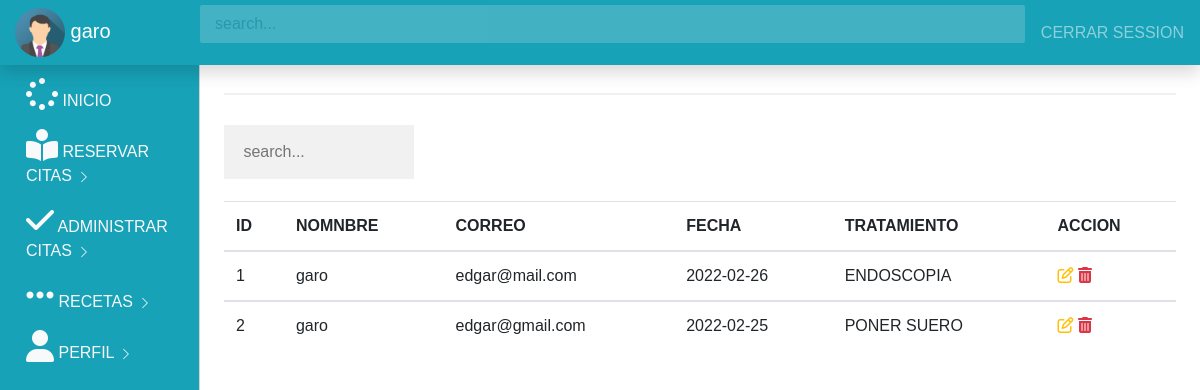
/manage (signed in), run on the app's committed database.
### index.py (models this page shows, shortened)
class User(UserMixin,db.Model):
    id = db.Column(db.Integer,primary_key =True)
    username = db.Column(db.String(100))
    email = db.Column(db.String(100),unique =True)
    password = db.Column(db.String(100))
    doctor = db.Column(db.Boolean)
    admin = db.Column(db.Boolean)
    work = db.Column(db.String(100))
    country = db.Column(db.String(100))
    image = db.Column(db.String(100))
    tratamiento = db.Column(db.String(100))
    @property
    def unhashed_password(self):
         raise AttributeError('cannot view unhased password')
    appointment_by  = db.relationship('Appointments',
    foreign_keys ='Appointments.asked_by_id',
    backref = 'asker',
    lazy=True
    )
    Receive_by  = db.relationship('Notiication',
    foreign_keys ='Notiication.receive_by_id',
    backref = 'reciever',
    lazy=True
    )
    Sender_by  = db.relationship('Notiication',
    foreign_keys ='Notiication.doctor_id',
    backref = 'sender',
    lazy=True
    )
    answers_requested  = db.relationship('Appointments',
    foreign_keys ='Appointments.doctor_id',
    backref = 'expert',
    lazy=True
    )

class Appointments(db.Model):
    id = db.Column(db.Integer,primary_key =True)
    name = db.Column(db.String(100))
    email = db.Column(db.String(100))
    date = db.Column(db.String(100))
    tratamiento = db.Column(db.String(100))
    asked_by_id = db.Column(db.Integer,db.ForeignKey('user.id'))
    doctor_id = db.Column(db.Integer,db.ForeignKey('user.id'))

### index.py (the view)
@app.route('/manage')
def manage():
     roww = db.session.query(Appointments.doctor_id == current_user.id).count()
     experties = User.query.filter_by(doctor =True).all()
     all_appointees = Appointments.query.filter_by(asked_by_id = current_user.id).all()
     admin_appointees = Appointments.query.all()
     owner = User.query.filter_by(email=current_user.email,password=current_user.password,admin=False,doctor =False).first()
     if not owner:
          flash("Kindly login as patient!")
          return redirect(url_for('home'))
     else:
          return render_template('manage.html' ,appointees = all_appointees,experts = experties,roww=roww)

### index.py (called while the page is built)
@login_manager.user_loader
def load_user(user_id):
     return User.query.get(int(user_id))

### templates/manage.html (shortened to what this page needs)
{% include 'plane_dash.html' %}
{% block body %}
<main role="main" class="col-md-9 ml-sm-auto col-lg-10 px-4">
    <hr>
                 <table class=" table table-hover">
                     <input type="text" id="mySearch" placeholder=" search..." style="width: 20%;">
                <thead>
                    <tr>
                    <th>ID</th>
                    <th>NOMNBRE</th>
                    <th>CORREO</th>
                    <th>FECHA</th>
                    <th>TRATAMIENTO</th>
                    <th>ACCION</th>
                </tr>
            </thead>
                {% for row in appointees %}
                <tbody id="myTable" >
                    <tr>
                    <td> {{row.id}}</td>
                    <td> {{row.name}}</td>
                    <td> {{row.email}}</td>
                    <td> {{row.date}}</td>
                    <td> {{row.tratamiento}}</td>
                    <td>
                        <a  class="text-warning" data-toggle="modal" href="/update/{{row.id}}" data-target="#modaledit{{row.id}}">
                            <i class ="	fa fa-edit fa-3"></i>
                        </a>
                        <a href="/delete/{{row.id}}" class="text-danger">
                            <i class ="	fa fa-trash fa-3"></i>
                        </a>
                    </td>
                </tr>
                </tbody>
                {% endfor %}
                 </table>
</main>
{% endblock %}

### templates/plane_dash.html (shortened to what this page needs)
<!doctype html>
<html lang="en">
  <head>
    <link rel="stylesheet" href="https://stackpath.bootstrapcdn.com/bootstrap/4.5.2/css/bootstrap.min.css">
    <link rel="stylesheet" href="/static/css/dashboard.css">
    <link rel="stylesheet" href="https://cdn.datatables.net/1.10.22/css/jquery.dataTables.min.css">
  </head>
  <body> {%block body%}
    <nav class="navbar navbar-dark bg-info fixed-top flex-md-nowrap p-0 shadow">
        <a class="navbar-brand col-sm-3 col-md-2 mr-0" href="#">
          <img src="{{url_for('static', filename ='img_avatar.png')}}" alt="Avatar" style="width:50px;border-radius: 50%;">
          {{current_user.username}}
          </a>
        <input type="text" class="form-control form-control-primary w-100" placeholder="search...">
        <ul class=" navbar-nav px-3">
            <li class="nav-item text-nowrap">
                <a class="nav-link" onclick="return confirm('Confirm logout') " href="{{url_for('home')}}">CERRAR SESSION</a>
            </li>
        </ul>
      </nav>
      <div class="container-fluid">
        <div class="row">
            <div class  = "col-md-2 bg-info d-none d-md-block sidebar" style="color:white;">
                <div class="left-sidebar">
                    <ul class="nav flex-column sidebar-nav">
                        <li class="nav-item">
                        <a class="nav-link text-light" href="{{url_for('get_signin')}}">
                          <i class ="fa fa-spinner fa-2x"></i> INICIO
                        </a>
                        </li>
                        <li class="nav-item">
                          <a class="nav-link text-light" href="{{url_for('appointment')}}">
                         <i class="fa fa-book-reader fa-2x"></i> RESERVAR CITAS
                                     <svg class="bi bi-chevron-right" width="16" height="16" viewBox="0 0 20 20" fill="currentColor" xmlns="http://www.w3.org/2000/svg"><path fill-rule="evenodd" d="M6.646 3.646a.5.5 0 01.708 0l6 6a.5.5 0 010 .708l-6 6a.5.5 0 01-.708-.708L12.293 10 6.646 4.354a.5.5 0 010-.708z"/></svg>
                        </a>
                        </li>
                        <li class="nav-item">
                          <a class="nav-link text-light" href="{{url_for('manage')}}">
                         <i class="fa fa-check fa-2x"></i> ADMINISTRAR CITAS
                                     <svg class="bi bi-chevron-right" width="16" height="16" viewBox="0 0 20 20" fill="currentColor" xmlns="http://www.w3.org/2000/svg"><path fill-rule="evenodd" d="M6.646 3.646a.5.5 0 01.708 0l6 6a.5.5 0 010 .708l-6 6a.5.5 0 01-.708-.708L12.293 10 6.646 4.354a.5.5 0 010-.708z"/></svg>
                        </a>
                        </li>
                        <li class="nav-item">
                          <a class="nav-link text-light" href="">
                         <i class="fa fa-ellipsis-h fa-2x"></i> RECETAS
                                     <svg class="bi bi-chevron-right" width="16" height="16" viewBox="0 0 20 20" fill="currentColor" xmlns="http://www.w3.org/2000/svg"><path fill-rule="evenodd" d="M6.646 3.646a.5.5 0 01.708 0l6 6a.5.5 0 010 .708l-6 6a.5.5 0 01-.708-.708L12.293 10 6.646 4.354a.5.5 0 010-.708z"/></svg>
                        </a>
                        </li>
                        <li class="nav-item">
                          <a class="nav-link text-light" href="{{url_for('change_profile')}}">
                          <i class="fa fa-user  fa-2x "></i> PERFIL
                            <svg class="bi bi-chevron-right" width="16" height="16" viewBox="0 0 20 20" fill="currentColor" xmlns="http://www.w3.org/2000/svg"><path fill-rule="evenodd" d="M6.646 3.646a.5.5 0 01.708 0l6 6a.5.5 0 010 .708l-6 6a.5.5 0 01-.708-.708L12.293 10 6.646 4.354a.5.5 0 010-.708z"/></svg>
                        </a>
                        </li>
                      </ul>
                </div>
            </div>
            <main role="main" class="col-md-9 ml-sm-auto col-lg-10 px-4">
                <h3>INICIO</h3>
            </main>
        </div>
      </div>
    {% endblock %}
  </body>
</html>

### static/css/dashboard.css (style rules this page uses)
.form-control-primary { margin: 10px; opacity: 0.2; border-radius: 2px; }
.sidebar { position: fixed; top:0; left:0; bottom:0; z-index:100; padding: 70px 0 0 10px; border-right: 1px solid #d3d3d3; }
.sidebar-nav li .nav-link { color: #333; font-weight: 500; }
body { font-family: Arial, Helvetica, sans-serif; }
* { box-sizing: border-box; }
input[type=text], input[type=password] { width: 100%; padding: 15px; margin: 5px 0 22px 0; display: inline-block; border: none; background: #f1f1f1; }
hr { border: 1px solid #f1f1f1; margin-bottom: 25px; }
a { color: dodgerblue; }

### data on the page
User: username "garo"
Appointments: id "1", name "garo", email "edgar@mail.com", date "2022-02-26", tratamiento "ENDOSCOPIA"
Appointments: id "2", name "garo", email "edgar@gmail.com", date "2022-02-25", tratamiento "PONER SUERO"
